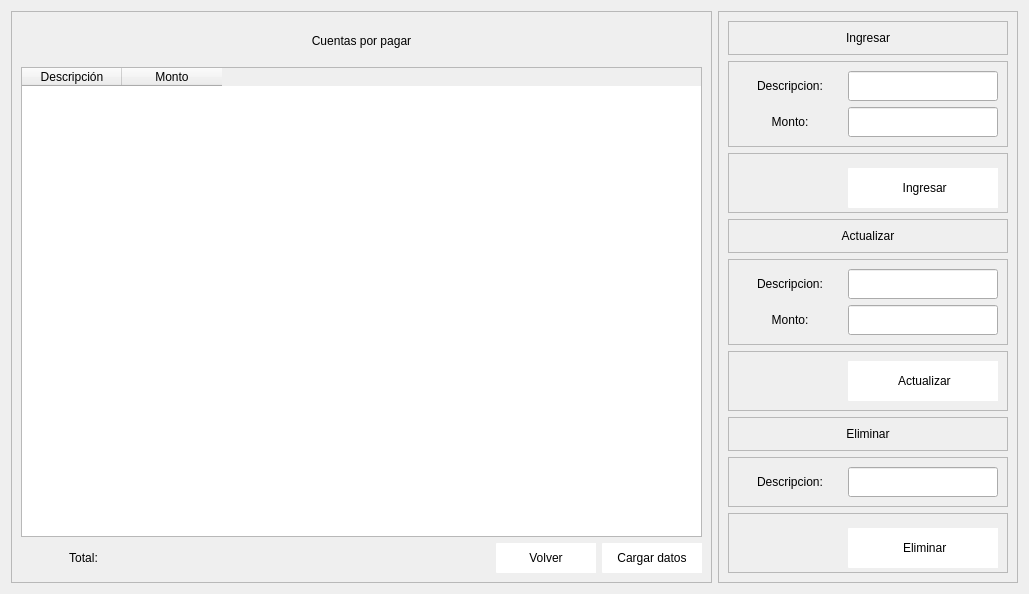
               <widget class="QWidget" name="page_cuentas_pagar">
                <layout class="QHBoxLayout" name="horizontalLayout_29">
                 <item>
                  <widget class="QFrame" name="frame_25">
                   <property name="frameShape">
                    <enum>QFrame::StyledPanel</enum>
                   </property>
                   <property name="frameShadow">
                    <enum>QFrame::Raised</enum>
                   </property>
                   <layout class="QVBoxLayout" name="verticalLayout_21">
                    <item>
                     <widget class="QLabel" name="label_35">
                      <property name="minimumSize">
                       <size>
                        <width>0</width>
                        <height>40</height>
                       </size>
                      </property>
                      <property name="maximumSize">
                       <size>
                        <width>16777215</width>
                        <height>50</height>
                       </size>
                      </property>
                      <property name="styleSheet">
                       <string notr="true">font: 75 12pt &quot;Open Sans Semibold&quot;</string>
                      </property>
                      <property name="text">
                       <string>Cuentas por pagar</string>
                      </property>
                      <property name="alignment">
                       <set>Qt::AlignCenter</set>
                      </property>
                     </widget>
                    </item>
                    <item>
                     <widget class="QTableWidget" name="tableWidget_cxp">
                      <column>
                       <property name="text">
                        <string>Descripción</string>
                       </property>
                      </column>
                      <column>
                       <property name="text">
                        <string>Monto</string>
                       </property>
                      </column>
                     </widget>
                    </item>
                    <item>
                     <layout class="QHBoxLayout" name="horizontalLayout_33">
                      <item>
                       <widget class="QLabel" name="label_36">
                        <property name="minimumSize">
                         <size>
                          <width>125</width>
                          <height>0</height>
                         </size>
                        </property>
                        <property name="maximumSize">
                         <size>
                          <width>100</width>
                          <height>16777215</height>
                         </size>
                        </property>
                        <property name="text">
                         <string>Total:</string>
                        </property>
                        <property name="alignment">
                         <set>Qt::AlignCenter</set>
                        </property>
                       </widget>
                      </item>
                      <item>
                       <widget class="QLabel" name="label_cxp">
                        <property name="minimumSize">
                         <size>
                          <width>150</width>
                          <height>0</height>
                         </size>
                        </property>
                        <property name="maximumSize">
                         <size>
                          <width>150</width>
                          <height>16777215</height>
                         </size>
                        </property>
                        <property name="text">
                         <string/>
                        </property>
                       </widget>
                      </item>
                      <item>
                       <spacer name="horizontalSpacer_9">
                        <property name="orientation">
                         <enum>Qt::Horizontal</enum>
                        </property>
                        <property name="sizeHint" stdset="0">
                         <size>
                          <width>188</width>
                          <height>17</height>
                         </size>
                        </property>
                       </spacer>
                      </item>
                      <item>
                       <widget class="QPushButton" name="btn_volver_12">
                        <property name="minimumSize">
                         <size>
                          <width>100</width>
                          <height>30</height>
                         </size>
                        </property>
                        <property name="styleSheet">
                         <string notr="true">QFrame{
background-color: rgb(51, 157, 255);
}

QPushButton{
background-color: rgb(255, 255, 255);
border-top-left-radius:1px;
border-bottom-left-radius:1px;
font: 75 9pt &quot;Open Sans Semibold&quot;
}

QPushButton:hover{
color: rgb(255, 255, 255);
background-color: rgb(51, 157, 255);
border-top-left-radius:1px;
border-bottom-left-radius:1px;
font: 75 9pt  &quot;Open Sans Semibold&quot;
}</string>
                        </property>
                        <property name="text">
                         <string>Volver</string>
                        </property>
                       </widget>
                      </item>
                      <item>
                       <widget class="QPushButton" name="btn_actualiza_cuentas_pagar">
                        <property name="minimumSize">
                         <size>
                          <width>100</width>
                          <height>30</height>
                         </size>
                        </property>
                        <property name="styleSheet">
                         <string notr="true">QFrame{
background-color: rgb(51, 157, 255);
}

QPushButton{
background-color: rgb(255, 255, 255);
border-top-left-radius:1px;
border-bottom-left-radius:1px;
font: 75 9pt &quot;Open Sans Semibold&quot;
}

QPushButton:hover{
color: rgb(255, 255, 255);
background-color: rgb(51, 157, 255);
border-top-left-radius:1px;
border-bottom-left-radius:1px;
font: 75 9pt  &quot;Open Sans Semibold&quot;
}</string>
                        </property>
                        <property name="text">
                         <string>Cargar datos</string>
                        </property>
                       </widget>
                      </item>
                     </layout>
                    </item>
                   </layout>
                  </widget>
                 </item>
                 <item>
                  <widget class="QFrame" name="frame_26">
                   <property name="minimumSize">
                    <size>
                     <width>300</width>
                     <height>0</height>
                    </size>
                   </property>
                   <property name="maximumSize">
                    <size>
                     <width>300</width>
                     <height>16777215</height>
                    </size>
                   </property>
                   <property name="frameShape">
                    <enum>QFrame::StyledPanel</enum>
                   </property>
                   <property name="frameShadow">
                    <enum>QFrame::Raised</enum>
                   </property>
                   <layout class="QVBoxLayout" name="verticalLayout_17">
                    <item>
                     <widget class="QFrame" name="frame_31">
                      <property name="frameShape">
                       <enum>QFrame::StyledPanel</enum>
                      </property>
                      <property name="frameShadow">
                       <enum>QFrame::Raised</enum>
                      </property>
                      <layout class="QHBoxLayout" name="horizontalLayout_34">
                       <item>
                        <widget class="QLabel" name="label_34">
                         <property name="styleSheet">
                          <string notr="true">font: 75 12pt &quot;Open Sans Semibold&quot;</string>
                         </property>
                         <property name="text">
                          <string>Ingresar</string>
                         </property>
                         <property name="alignment">
                          <set>Qt::AlignCenter</set>
                         </property>
                        </widget>
                       </item>
                      </layout>
                     </widget>
                    </item>
                    <item>
                     <widget class="QFrame" name="frame_22">
                      <property name="frameShape">
                       <enum>QFrame::StyledPanel</enum>
                      </property>
                      <property name="frameShadow">
                       <enum>QFrame::Raised</enum>
                      </property>
                      <layout class="QVBoxLayout" name="verticalLayout_18">
                       <item>
                        <layout class="QHBoxLayout" name="horizontalLayout_24">
                         <item>
                          <widget class="QLabel" name="label_37">
                           <property name="text">
                            <string>Descripcion:</string>
                           </property>
                           <property name="alignment">
                            <set>Qt::AlignCenter</set>
                           </property>
                          </widget>
                         </item>
                         <item>
                          <widget class="QLineEdit" name="info_descripcion_cxp">
                           <property name="minimumSize">
                            <size>
                             <width>150</width>
                             <height>30</height>
                            </size>
                           </property>
                           <property name="maximumSize">
                            <size>
                             <width>150</width>
                             <height>16777215</height>
                            </size>
                           </property>
                          </widget>
                         </item>
                        </layout>
                       </item>
                       <item>
                        <layout class="QHBoxLayout" name="horizontalLayout_25">
                         <item>
                          <widget class="QLabel" name="label_38">
                           <property name="text">
                            <string>Monto:</string>
                           </property>
                           <property name="alignment">
                            <set>Qt::AlignCenter</set>
                           </property>
                          </widget>
                         </item>
                         <item>
                          <widget class="QLineEdit" name="info_monto_cxp">
                           <property name="minimumSize">
                            <size>
                             <width>150</width>
                             <height>30</height>
                            </size>
                           </property>
                           <property name="maximumSize">
                            <size>
                             <width>150</width>
                             <height>16777215</height>
                            </size>
                           </property>
                          </widget>
                         </item>
                        </layout>
                       </item>
                      </layout>
                     </widget>
                    </item>
                    <item>
                     <widget class="QFrame" name="frame_29">
                      <property name="frameShape">
                       <enum>QFrame::StyledPanel</enum>
                      </property>
                      <property name="frameShadow">
                       <enum>QFrame::Raised</enum>
                      </property>
                      <layout class="QHBoxLayout" name="horizontalLayout_31">
                       <item>
                        <spacer name="horizontalSpacer_8">
                         <property name="orientation">
                          <enum>Qt::Horizontal</enum>
                         </property>
                         <property name="sizeHint" stdset="0">
                          <size>
                           <width>92</width>
                           <height>20</height>
                          </size>
                         </property>
                        </spacer>
                       </item>
                       <item>
                        <widget class="QPushButton" name="btn_reg_cuentas_pagar">
                         <property name="minimumSize">
                          <size>
                           <width>150</width>
                           <height>40</height>
                          </size>
                         </property>
                         <property name="maximumSize">
                          <size>
                           <width>100</width>
                           <height>30</height>
                          </size>
                         </property>
                         <property name="styleSheet">
                          <string notr="true">QFrame{
background-color: rgb(51, 157, 255);
}

QPushButton{
background-color: rgb(255, 255, 255);
border-top-left-radius:1px;
border-bottom-left-radius:1px;
font: 75 9pt &quot;Open Sans Semibold&quot;
}

QPushButton:hover{
color: rgb(255, 255, 255);
background-color: rgb(51, 157, 255);
border-top-left-radius:1px;
border-bottom-left-radius:1px;
font: 75 9pt  &quot;Open Sans Semibold&quot;
}</string>
                         </property>
                         <property name="text">
                          <string> Ingresar</string>
                         </property>
                         <property name="icon">
                          <iconset>
                           <normaloff>../../Pictures/PROYECTO ESTRUCTURA DE DATOS/748926.png</normaloff>../../Pictures/PROYECTO ESTRUCTURA DE DATOS/748926.png</iconset>
                         </property>
                         <property name="iconSize">
                          <size>
                           <width>30</width>
                           <height>30</height>
                          </size>
                         </property>
                        </widget>
                       </item>
                      </layout>
                     </widget>
                    </item>
                    <item>
                     <widget class="QFrame" name="frame_30">
                      <property name="frameShape">
                       <enum>QFrame::StyledPanel</enum>
                      </property>
                      <property name="frameShadow">
                       <enum>QFrame::Raised</enum>
                      </property>
                      <layout class="QHBoxLayout" name="horizontalLayout_35">
                       <item>
                        <widget class="QLabel" name="label_78">
                         <property name="styleSheet">
                          <string notr="true">font: 75 12pt &quot;Open Sans Semibold&quot;</string>
                         </property>
                         <property name="text">
                          <string>Actualizar</string>
                         </property>
                         <property name="alignment">
                          <set>Qt::AlignCenter</set>
                         </property>
                        </widget>
                       </item>
                      </layout>
                     </widget>
                    </item>
                    <item>
                     <widget class="QFrame" name="frame_23">
                      <property name="frameShape">
                       <enum>QFrame::StyledPanel</enum>
                      </property>
                      <property name="frameShadow">
                       <enum>QFrame::Raised</enum>
                      </property>
                      <layout class="QVBoxLayout" name="verticalLayout_19">
                       <item>
                        <layout class="QHBoxLayout" name="horizontalLayout_26">
                         <item>
                          <widget class="QLabel" name="label_79">
                           <property name="text">
                            <string>Descripcion:</string>
                           </property>
                           <property name="alignment">
                            <set>Qt::AlignCenter</set>
                           </property>
                          </widget>
                         </item>
                         <item>
                          <widget class="QLineEdit" name="actu_descripcion_cxp">
                           <property name="minimumSize">
                            <size>
                             <width>150</width>
                             <height>30</height>
                            </size>
                           </property>
                           <property name="maximumSize">
                            <size>
                             <width>150</width>
                             <height>16777215</height>
                            </size>
                           </property>
                          </widget>
                         </item>
                        </layout>
                       </item>
                       <item>
                        <layout class="QHBoxLayout" name="horizontalLayout_27">
                         <item>
                          <widget class="QLabel" name="label_80">
                           <property name="text">
                            <string>Monto:</string>
                           </property>
                           <property name="alignment">
                            <set>Qt::AlignCenter</set>
                           </property>
                          </widget>
                         </item>
                         <item>
                          <widget class="QLineEdit" name="actu_monto_cxp">
                           <property name="minimumSize">
                            <size>
                             <width>150</width>
                             <height>30</height>
                            </size>
                           </property>
                           <property name="maximumSize">
                            <size>
                             <width>150</width>
                             <height>16777215</height>
                            </size>
                           </property>
                          </widget>
                         </item>
                        </layout>
                       </item>
                      </layout>
                     </widget>
                    </item>
                    <item>
                     <widget class="QFrame" name="frame_27">
                      <property name="frameShape">
                       <enum>QFrame::StyledPanel</enum>
                      </property>
                      <property name="frameShadow">
                       <enum>QFrame::Raised</enum>
                      </property>
                      <layout class="QHBoxLayout" name="horizontalLayout_30">
                       <item>
                        <spacer name="horizontalSpacer_3">
                         <property name="orientation">
                          <enum>Qt::Horizontal</enum>
                         </property>
                         <property name="sizeHint" stdset="0">
                          <size>
                           <width>92</width>
                           <height>20</height>
                          </size>
                         </property>
                        </spacer>
                       </item>
                       <item>
                        <widget class="QPushButton" name="btn_actu_cuentas_pagar">
                         <property name="minimumSize">
                          <size>
                           <width>150</width>
                           <height>40</height>
                          </size>
                         </property>
                         <property name="maximumSize">
                          <size>
                           <width>150</width>
                           <height>40</height>
                          </size>
                         </property>
                         <property name="layoutDirection">
                          <enum>Qt::LeftToRight</enum>
                         </property>
                         <property name="styleSheet">
                          <string notr="true">QFrame{
background-color: rgb(51, 157, 255);
}

QPushButton{
background-color: rgb(255, 255, 255);
border-top-left-radius:1px;
border-bottom-left-radius:1px;
font: 75 9pt &quot;Open Sans Semibold&quot;
}

QPushButton:hover{
color: rgb(255, 255, 255);
background-color: rgb(51, 157, 255);
border-top-left-radius:1px;
border-bottom-left-radius:1px;
font: 75 9pt  &quot;Open Sans Semibold&quot;
}</string>
                         </property>
                         <property name="text">
                          <string> Actualizar</string>
                         </property>
                         <property name="icon">
                          <iconset>
                           <normaloff>../../Pictures/PROYECTO ESTRUCTURA DE DATOS/107814.png</normaloff>../../Pictures/PROYECTO ESTRUCTURA DE DATOS/107814.png</iconset>
                         </property>
                         <property name="iconSize">
                          <size>
                           <width>30</width>
                           <height>30</height>
                          </size>
                         </property>
                        </widget>
                       </item>
                      </layout>
                     </widget>
                    </item>
                    <item>
                     <widget class="QFrame" name="frame_33">
                      <property name="frameShape">
                       <enum>QFrame::StyledPanel</enum>
                      </property>
                      <property name="frameShadow">
                       <enum>QFrame::Raised</enum>
                      </property>
                      <layout class="QVBoxLayout" name="verticalLayout_22">
                       <item>
                        <widget class="QLabel" name="label_81">
                         <property name="styleSheet">
                          <string notr="true">font: 75 12pt &quot;Open Sans Semibold&quot;</string>
                         </property>
                         <property name="text">
                          <string>Eliminar</string>
                         </property>
                         <property name="alignment">
                          <set>Qt::AlignCenter</set>
                         </property>
                        </widget>
                       </item>
                      </layout>
                     </widget>
                    </item>
                    <item>
                     <widget class="QFrame" name="frame_24">
                      <property name="frameShape">
                       <enum>QFrame::StyledPanel</enum>
                      </property>
                      <property name="frameShadow">
                       <enum>QFrame::Raised</enum>
                      </property>
                      <layout class="QVBoxLayout" name="verticalLayout_20">
                       <item>
                        <layout class="QHBoxLayout" name="horizontalLayout_28">
                         <item>
                          <widget class="QLabel" name="label_82">
                           <property name="text">
                            <string>Descripcion:</string>
                           </property>
                           <property name="alignment">
                            <set>Qt::AlignCenter</set>
                           </property>
                          </widget>
                         </item>
                         <item>
                          <widget class="QLineEdit" name="eli_descripcion_cxp">
                           <property name="minimumSize">
                            <size>
                             <width>150</width>
                             <height>30</height>
                            </size>
                           </property>
                           <property name="maximumSize">
                            <size>
                             <width>150</width>
                             <height>16777215</height>
                            </size>
                           </property>
                          </widget>
                         </item>
                        </layout>
                       </item>
                      </layout>
                     </widget>
                    </item>
                    <item>
                     <widget class="QFrame" name="frame_28">
                      <property name="frameShape">
                       <enum>QFrame::StyledPanel</enum>
                      </property>
                      <property name="frameShadow">
                       <enum>QFrame::Raised</enum>
                      </property>
                      <layout class="QHBoxLayout" name="horizontalLayout_32">
                       <item>
                        <spacer name="horizontalSpacer_7">
                         <property name="orientation">
                          <enum>Qt::Horizontal</enum>
                         </property>
                         <property name="sizeHint" stdset="0">
                          <size>
                           <width>92</width>
                           <height>20</height>
                          </size>
                         </property>
                        </spacer>
                       </item>
                       <item>
                        <widget class="QPushButton" name="btn_eli_cuentas_pagar">
                         <property name="minimumSize">
                          <size>
                           <width>150</width>
                           <height>40</height>
                          </size>
                         </property>
                         <property name="maximumSize">
                          <size>
                           <width>100</width>
                           <height>30</height>
                          </size>
                         </property>
                         <property name="styleSheet">
                          <string notr="true">QFrame{
background-color: rgb(51, 157, 255);
}

QPushButton{
background-color: rgb(255, 255, 255);
border-top-left-radius:1px;
border-bottom-left-radius:1px;
font: 75 9pt &quot;Open Sans Semibold&quot;
}

QPushButton:hover{
color: rgb(255, 255, 255);
background-color: rgb(51, 157, 255);
border-top-left-radius:1px;
border-bottom-left-radius:1px;
font: 75 9pt  &quot;Open Sans Semibold&quot;
}</string>
                         </property>
                         <property name="text">
                          <string> Eliminar</string>
                         </property>
                         <property name="icon">
                          <iconset>
                           <normaloff>../../Pictures/PROYECTO ESTRUCTURA DE DATOS/3221897.png</normaloff>../../Pictures/PROYECTO ESTRUCTURA DE DATOS/3221897.png</iconset>
                         </property>
                         <property name="iconSize">
                          <size>
                           <width>30</width>
                           <height>30</height>
                          </size>
                         </property>
                        </widget>
                       </item>
                      </layout>
                     </widget>
                    </item>
                   </layout>
                  </widget>
                 </item>
                </layout>
               </widget>
